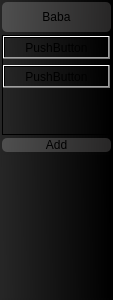
<?xml version="1.0" encoding="UTF-8"?>
<ui version="4.0">
 <class>FixFunction</class>
 <widget class="QWidget" name="FixFunction">
  <property name="geometry">
   <rect>
    <x>0</x>
    <y>0</y>
    <width>113</width>
    <height>300</height>
   </rect>
  </property>
  <property name="windowTitle">
   <string>Form</string>
  </property>
  <property name="styleSheet">
   <string notr="true">background-color: qlineargradient(spread:pad, x1:0, y1:0.551, x2:1, y2:0.54, stop:0 rgba(38, 38, 38, 255), stop:1 rgba(0, 0, 0, 255));</string>
  </property>
  <layout class="QVBoxLayout" name="verticalLayout_2">
   <property name="spacing">
    <number>3</number>
   </property>
   <property name="leftMargin">
    <number>2</number>
   </property>
   <property name="topMargin">
    <number>2</number>
   </property>
   <property name="rightMargin">
    <number>2</number>
   </property>
   <property name="bottomMargin">
    <number>2</number>
   </property>
   <item>
    <layout class="QVBoxLayout" name="verticalLayout">
     <item>
      <layout class="QHBoxLayout" name="horizontalLayout">
       <item>
        <widget class="QPushButton" name="pushButton">
         <property name="minimumSize">
          <size>
           <width>0</width>
           <height>30</height>
          </size>
         </property>
         <property name="styleSheet">
          <string notr="true">QPushButton{background-color: qlineargradient(spread:pad, x1:0, y1:0.568, x2:1, y2:0.574, stop:0 rgba(79, 79, 79, 255), stop:1 rgba(39, 38, 38, 255));border-style: solid;border-color: rgba(0, 0, 0, 255);border-width: 0px;border-radius: 5px;} </string>
         </property>
         <property name="text">
          <string>Baba</string>
         </property>
        </widget>
       </item>
      </layout>
     </item>
     <item>
      <layout class="QHBoxLayout" name="horizontalLayout_2">
       <item>
        <widget class="QScrollArea" name="scrollArea">
         <property name="sizePolicy">
          <sizepolicy hsizetype="Expanding" vsizetype="Ignored">
           <horstretch>0</horstretch>
           <verstretch>0</verstretch>
          </sizepolicy>
         </property>
         <property name="minimumSize">
          <size>
           <width>0</width>
           <height>100</height>
          </size>
         </property>
         <property name="lineWidth">
          <number>0</number>
         </property>
         <property name="widgetResizable">
          <bool>true</bool>
         </property>
         <widget class="QWidget" name="scrollAreaWidgetContents_2">
          <property name="geometry">
           <rect>
            <x>0</x>
            <y>0</y>
            <width>103</width>
            <height>98</height>
           </rect>
          </property>
          <layout class="QVBoxLayout" name="verticalLayout_6">
           <property name="leftMargin">
            <number>0</number>
           </property>
           <property name="topMargin">
            <number>0</number>
           </property>
           <property name="rightMargin">
            <number>0</number>
           </property>
           <property name="bottomMargin">
            <number>0</number>
           </property>
           <item>
            <layout class="QVBoxLayout" name="verticalLayout_5">
             <item>
              <widget class="QPushButton" name="pushButton_3">
               <property name="text">
                <string>PushButton</string>
               </property>
              </widget>
             </item>
             <item>
              <widget class="QPushButton" name="pushButton_4">
               <property name="text">
                <string>PushButton</string>
               </property>
              </widget>
             </item>
             <item>
              <spacer name="verticalSpacer">
               <property name="orientation">
                <enum>Qt::Vertical</enum>
               </property>
               <property name="sizeHint" stdset="0">
                <size>
                 <width>20</width>
                 <height>0</height>
                </size>
               </property>
              </spacer>
             </item>
            </layout>
           </item>
          </layout>
         </widget>
        </widget>
       </item>
      </layout>
     </item>
     <item>
      <layout class="QHBoxLayout" name="horizontalLayout_3">
       <item>
        <widget class="QPushButton" name="pushButton_2">
         <property name="styleSheet">
          <string notr="true">QPushButton{background-color: qlineargradient(spread:pad, x1:0, y1:0.568, x2:1, y2:0.574, stop:0 rgba(79, 79, 79, 255), stop:1 rgba(39, 38, 38, 255));border-style: solid;border-color: rgba(0, 0, 0, 255);border-width: 0px;border-radius: 5px;} </string>
         </property>
         <property name="text">
          <string>Add</string>
         </property>
        </widget>
       </item>
      </layout>
     </item>
     <item>
      <widget class="QWidget" name="widget" native="true">
       <property name="sizePolicy">
        <sizepolicy hsizetype="Preferred" vsizetype="Expanding">
         <horstretch>0</horstretch>
         <verstretch>0</verstretch>
        </sizepolicy>
       </property>
      </widget>
     </item>
    </layout>
   </item>
  </layout>
 </widget>
 <resources/>
 <connections/>
</ui>
